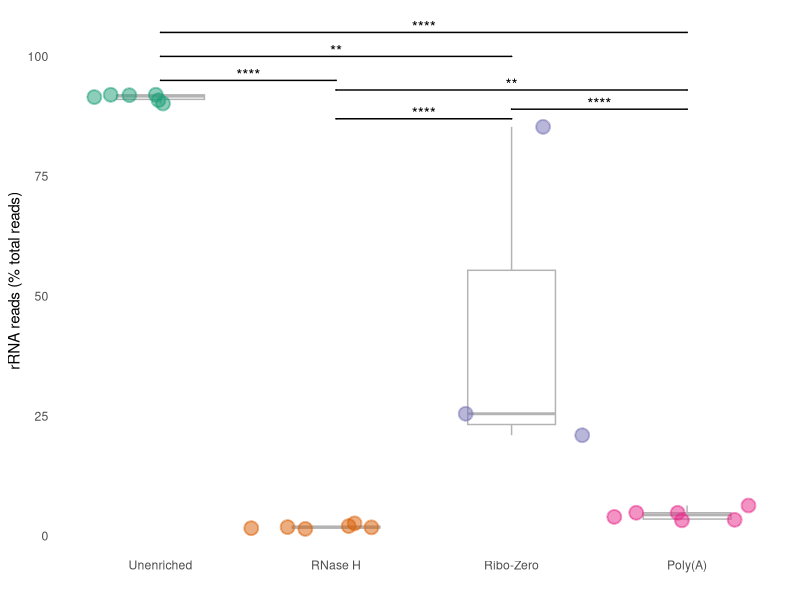

The R script that drew this image:
## ---- chunk 1
library(knitr)
knitr::opts_chunk$set(echo=TRUE, include=TRUE)
## ---- chunk 2
rrna_data_combined <- read.csv("rrna_depletion_calculation_combined.csv")
levels(rrna_data_combined$Sample)
rrna_data_combined$Sample <- ordered(rrna_data_combined$Sample, levels = c("Unenriched", "RNaseH", "RiboZero", "Poly(A)"))
levels(rrna_data_combined$Sample)
## ---- chunk 3
library(rstatix)
stat.test_combined <- aov(log_tranform_ratio ~ Sample, data = rrna_data_combined) %>%
  tukey_hsd()
stat.test_combined
## ---- chunk 4
library("ggpubr")
library (ggplot2)
fig_palette="Dark2"
xlabels <- c("Unenriched", "RNase H", "Ribo-Zero", "Poly(A)")

ggplot(data = rrna_data_combined) +
  aes(x=Sample, y=percent_rrna, color=Sample) +
  geom_boxplot(fill=NA, color="grey70",outlier.color = NA, width=0.5) +
  geom_jitter(width=0.5, height=0, size = 4, stroke = 1, alpha=0.5) +
  scale_colour_brewer(palette = fig_palette, guide = FALSE) +
  labs(x=" ", y="rRNA reads (% total reads)") +
  scale_x_discrete(labels= xlabels) +
  theme_minimal() +
  theme(panel.grid.major = element_blank(), panel.grid.minor = element_blank()) +
stat_pvalue_manual(
    stat.test_combined, label = "p.adj.signif", 
    tip.length = 0,
    size = 4,
    bracket.size = 0.5,
    y.position = c(95, 100, 105, 87, 93, 89))
